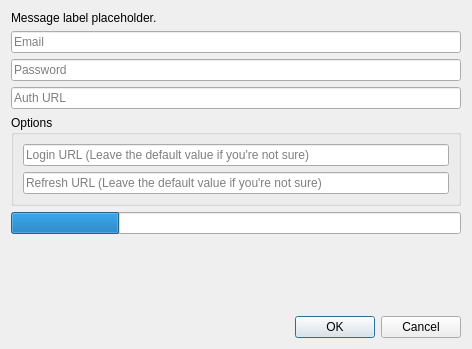
<?xml version="1.0" encoding="UTF-8"?>
<ui version="4.0">
 <class>CustomLoginDialog</class>
 <widget class="QDialog" name="CustomLoginDialog">
  <property name="geometry">
   <rect>
    <x>0</x>
    <y>0</y>
       <width>472</width>
       <height>349</height>
   </rect>
  </property>
  <property name="sizePolicy">
      <sizepolicy hsizetype="Preferred" vsizetype="Preferred">
    <horstretch>0</horstretch>
    <verstretch>0</verstretch>
   </sizepolicy>
  </property>
  <property name="windowTitle">
   <string>Add Account</string>
  </property>
  <layout class="QVBoxLayout" name="verticalLayout">
   <item>
    <widget class="QLabel" name="label">
     <property name="text">
      <string notr="true">Message label placeholder.</string>
     </property>
     <property name="textFormat">
      <enum>Qt::TextFormat::RichText</enum>
     </property>
        <property name="wordWrap">
            <bool>true</bool>
     </property>
     <property name="textInteractionFlags">
      <set>Qt::TextInteractionFlag::NoTextInteraction</set>
     </property>
    </widget>
   </item>
   <item>
    <widget class="QLineEdit" name="userTextBox">
     <property name="placeholderText">
      <string>Email</string>
     </property>
    </widget>
   </item>
   <item>
    <widget class="QLineEdit" name="passTextBox">
     <property name="echoMode">
      <enum>QLineEdit::EchoMode::Password</enum>
     </property>
     <property name="placeholderText">
      <string>Password</string>
     </property>
    </widget>
   </item>
   <item>
    <widget class="QLineEdit" name="authUrlTextBox">
     <property name="placeholderText">
      <string>Auth URL</string>
     </property>
    </widget>
   </item>
   <item>
       <widget class="QGroupBox" name="optionsBox">
           <property name="title">
               <string>Options</string>
           </property>
           <layout class="QVBoxLayout" name="verticalLayout_2">
               <item>
                   <widget class="QLineEdit" name="loginUrlTextBox">
                       <property name="placeholderText">
                           <string>Login URL (Leave the default value if you're not sure)</string>
                       </property>
                   </widget>
               </item>
               <item>
                   <widget class="QLineEdit" name="refreshUrlTextBox">
                       <property name="placeholderText">
                           <string>Refresh URL (Leave the default value if you're not sure)</string>
                       </property>
                   </widget>
               </item>
           </layout>
    </widget>
   </item>
   <item>
    <widget class="QProgressBar" name="progressBar">
     <property name="value">
      <number>24</number>
     </property>
     <property name="textVisible">
      <bool>false</bool>
     </property>
    </widget>
   </item>
      <item>
          <spacer name="verticalSpacer">
              <property name="orientation">
                  <enum>Qt::Orientation::Vertical</enum>
              </property>
              <property name="sizeHint" stdset="0">
                  <size>
                      <width>20</width>
                      <height>40</height>
                  </size>
              </property>
          </spacer>
   </item>
   <item>
    <widget class="QDialogButtonBox" name="buttonBox">
     <property name="orientation">
      <enum>Qt::Orientation::Horizontal</enum>
     </property>
     <property name="standardButtons">
      <set>QDialogButtonBox::StandardButton::Cancel|QDialogButtonBox::StandardButton::Ok</set>
     </property>
    </widget>
   </item>
  </layout>
 </widget>
 <resources/>
 <connections/>
</ui>
